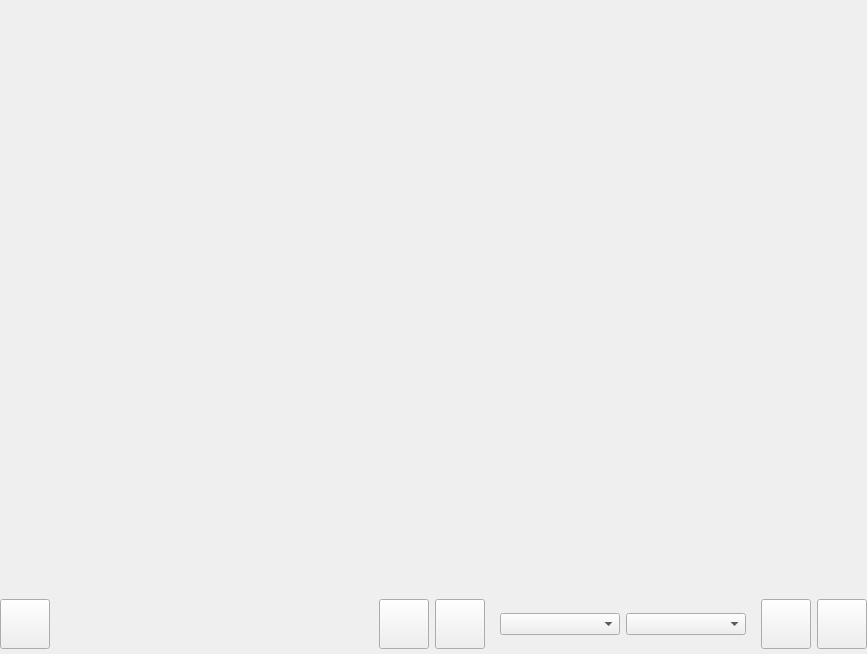
<?xml version="1.0" encoding="UTF-8"?>
<ui version="4.0">
 <class>CaptureWindow</class>
 <widget class="QWidget" name="CaptureWindow">
  <property name="geometry">
   <rect>
    <x>0</x>
    <y>0</y>
    <width>867</width>
    <height>654</height>
   </rect>
  </property>
  <property name="windowTitle">
   <string>CaptureWindow</string>
  </property>
  <layout class="QVBoxLayout" name="verticalLayout">
   <property name="spacing">
    <number>0</number>
   </property>
   <property name="leftMargin">
    <number>0</number>
   </property>
   <property name="topMargin">
    <number>0</number>
   </property>
   <property name="rightMargin">
    <number>0</number>
   </property>
   <property name="bottomMargin">
    <number>0</number>
   </property>
   <item>
    <widget class="fplayer::FVideoView" name="wgtView" native="true">
     <property name="sizePolicy">
      <sizepolicy hsizetype="Preferred" vsizetype="Preferred">
       <horstretch>0</horstretch>
       <verstretch>0</verstretch>
      </sizepolicy>
     </property>
    </widget>
   </item>
   <item>
    <widget class="QWidget" name="wgtDown" native="true">
     <property name="sizePolicy">
      <sizepolicy hsizetype="Preferred" vsizetype="Fixed">
       <horstretch>0</horstretch>
       <verstretch>0</verstretch>
      </sizepolicy>
     </property>
     <property name="minimumSize">
      <size>
       <width>0</width>
       <height>60</height>
      </size>
     </property>
     <property name="maximumSize">
      <size>
       <width>16777215</width>
       <height>60</height>
      </size>
     </property>
     <layout class="QHBoxLayout" name="horizontalLayout">
      <property name="leftMargin">
       <number>0</number>
      </property>
      <property name="topMargin">
       <number>0</number>
      </property>
      <property name="rightMargin">
       <number>0</number>
      </property>
      <property name="bottomMargin">
       <number>0</number>
      </property>
      <item>
       <widget class="QWidget" name="wgtOperate" native="true">
        <layout class="QHBoxLayout" name="horizontalLayout_2">
         <property name="spacing">
          <number>0</number>
         </property>
         <property name="leftMargin">
          <number>0</number>
         </property>
         <property name="topMargin">
          <number>0</number>
         </property>
         <property name="rightMargin">
          <number>0</number>
         </property>
         <property name="bottomMargin">
          <number>0</number>
         </property>
         <item>
          <widget class="QPushButton" name="btnPlay">
           <property name="sizePolicy">
            <sizepolicy hsizetype="Fixed" vsizetype="Fixed">
             <horstretch>0</horstretch>
             <verstretch>0</verstretch>
            </sizepolicy>
           </property>
           <property name="minimumSize">
            <size>
             <width>50</width>
             <height>50</height>
            </size>
           </property>
           <property name="maximumSize">
            <size>
             <width>50</width>
             <height>50</height>
            </size>
           </property>
           <property name="toolTip">
            <string>播放/暂停</string>
           </property>
           <property name="text">
            <string/>
           </property>
           <property name="icon">
            <iconset theme="QIcon::ThemeIcon::MediaPlaybackStart"/>
           </property>
           <property name="iconSize">
            <size>
             <width>36</width>
             <height>36</height>
            </size>
           </property>
          </widget>
         </item>
        </layout>
       </widget>
      </item>
      <item>
       <spacer name="horizontalSpacer">
        <property name="orientation">
         <enum>Qt::Orientation::Horizontal</enum>
        </property>
        <property name="sizeHint" stdset="0">
         <size>
          <width>447</width>
          <height>20</height>
         </size>
        </property>
       </spacer>
      </item>
      <item>
       <widget class="QPushButton" name="btnCut">
        <property name="sizePolicy">
         <sizepolicy hsizetype="Fixed" vsizetype="Fixed">
          <horstretch>0</horstretch>
          <verstretch>0</verstretch>
         </sizepolicy>
        </property>
        <property name="minimumSize">
         <size>
          <width>50</width>
          <height>50</height>
         </size>
        </property>
        <property name="maximumSize">
         <size>
          <width>50</width>
          <height>50</height>
         </size>
        </property>
        <property name="toolTip">
         <string>截图</string>
        </property>
        <property name="text">
         <string/>
        </property>
        <property name="icon">
         <iconset theme="QIcon::ThemeIcon::CameraPhoto"/>
        </property>
        <property name="iconSize">
         <size>
          <width>36</width>
          <height>36</height>
         </size>
        </property>
       </widget>
      </item>
      <item>
       <widget class="QPushButton" name="btnCast">
        <property name="sizePolicy">
         <sizepolicy hsizetype="Fixed" vsizetype="Fixed">
          <horstretch>0</horstretch>
          <verstretch>0</verstretch>
         </sizepolicy>
        </property>
        <property name="minimumSize">
         <size>
          <width>50</width>
          <height>50</height>
         </size>
        </property>
        <property name="maximumSize">
         <size>
          <width>50</width>
          <height>50</height>
         </size>
        </property>
        <property name="toolTip">
         <string>录制</string>
        </property>
        <property name="text">
         <string/>
        </property>
        <property name="icon">
         <iconset theme="QIcon::ThemeIcon::CameraVideo"/>
        </property>
        <property name="iconSize">
         <size>
          <width>36</width>
          <height>36</height>
         </size>
        </property>
       </widget>
      </item>
      <item>
       <widget class="QWidget" name="wgtDevices" native="true">
        <layout class="QHBoxLayout" name="horizontalLayout_3">
         <item>
          <widget class="QComboBox" name="cmbDevices">
           <property name="minimumSize">
            <size>
             <width>120</width>
             <height>0</height>
            </size>
           </property>
          </widget>
         </item>
         <item>
          <widget class="QComboBox" name="cmbFormats">
           <property name="minimumSize">
            <size>
             <width>120</width>
             <height>0</height>
            </size>
           </property>
          </widget>
         </item>
        </layout>
       </widget>
      </item>
      <item>
       <widget class="QPushButton" name="btnSettings">
        <property name="sizePolicy">
         <sizepolicy hsizetype="Fixed" vsizetype="Fixed">
          <horstretch>0</horstretch>
          <verstretch>0</verstretch>
         </sizepolicy>
        </property>
        <property name="minimumSize">
         <size>
          <width>50</width>
          <height>50</height>
         </size>
        </property>
        <property name="maximumSize">
         <size>
          <width>50</width>
          <height>50</height>
         </size>
        </property>
        <property name="toolTip">
         <string>设置</string>
        </property>
        <property name="text">
         <string/>
        </property>
        <property name="icon">
         <iconset theme="QIcon::ThemeIcon::DocumentProperties"/>
        </property>
        <property name="iconSize">
         <size>
          <width>36</width>
          <height>36</height>
         </size>
        </property>
       </widget>
      </item>
      <item>
       <widget class="QPushButton" name="btnFullscreen">
        <property name="sizePolicy">
         <sizepolicy hsizetype="Fixed" vsizetype="Fixed">
          <horstretch>0</horstretch>
          <verstretch>0</verstretch>
         </sizepolicy>
        </property>
        <property name="minimumSize">
         <size>
          <width>50</width>
          <height>50</height>
         </size>
        </property>
        <property name="maximumSize">
         <size>
          <width>50</width>
          <height>50</height>
         </size>
        </property>
        <property name="toolTip">
         <string>全屏/退出全屏</string>
        </property>
        <property name="text">
         <string/>
        </property>
        <property name="icon">
         <iconset theme="QIcon::ThemeIcon::ViewFullscreen"/>
        </property>
        <property name="iconSize">
         <size>
          <width>36</width>
          <height>36</height>
         </size>
        </property>
       </widget>
      </item>
     </layout>
    </widget>
   </item>
  </layout>
 </widget>
 <customwidgets>
  <customwidget>
   <class>fplayer::FVideoView</class>
   <extends>QWidget</extends>
   <header>fplayer/widget/fvideoview.h</header>
   <container>1</container>
  </customwidget>
 </customwidgets>
 <resources/>
 <connections/>
</ui>
